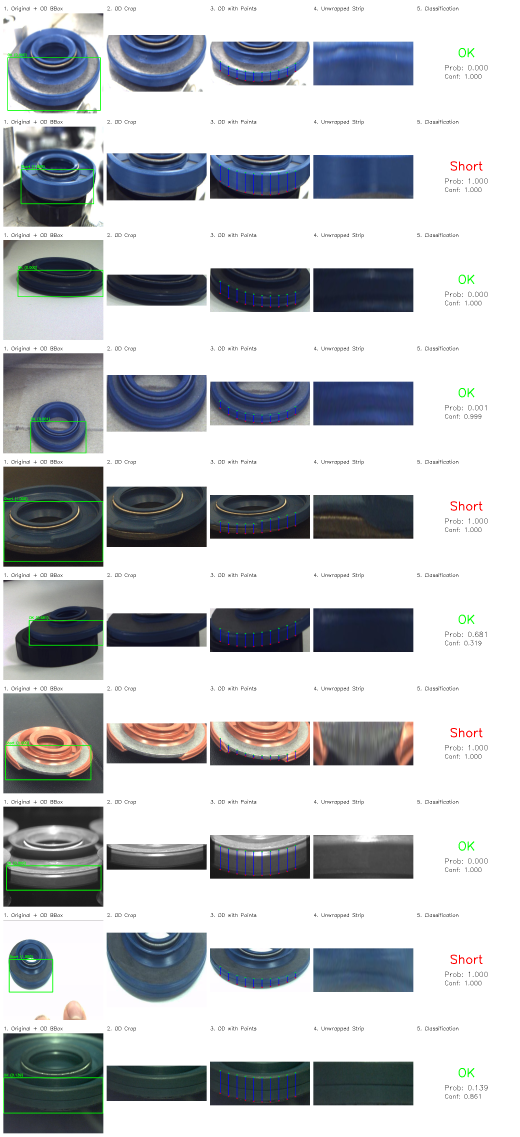
#> input picture visualization_grid_3.png, 1560 x 3410 px (shown at 1/3 size)
$ python ray_profile_extractor.py --input_dir .. --output_dir out
#> lines starting #> are read from the running program, lines starting #| are printed output that depends on the picture; after the words box and inside, x2 and y2 are one past the last pixel; in counts of white or black regions, pixels touching at a corner belong together
#!/usr/bin/env python3
import argparse
import math
import os
from pathlib import Path
from typing import List, Optional, Tuple

import cv2
import numpy as np
import matplotlib.pyplot as plt


def binarize_mask(mask_gray: np.ndarray, threshold: int = 128) -> np.ndarray:
    if mask_gray.dtype != np.uint8:
        mask_gray = mask_gray.astype(np.uint8)
    _, bin_mask = cv2.threshold(mask_gray, threshold, 255, cv2.THRESH_BINARY)
    return (bin_mask // 255).astype(np.uint8)


def march_ray_until_transition(
    bin_mask: np.ndarray,
    origin: Tuple[float, float],
    direction: Tuple[float, float],
    target_transition: Tuple[int, int],
    max_steps: int = 4000,
    step_size: float = 0.5,
) -> Optional[Tuple[float, Tuple[float, float]]]:
    height, width = bin_mask.shape
    ox, oy = origin
    dx, dy = direction

    # Start just outside the image to ensure transition detection is consistent
    prev_val = 0 if not (0 <= int(round(ox)) < width and 0 <= int(round(oy)) < height) else int(bin_mask[int(round(oy)), int(round(ox))])
    t = 0.0
    last_inside = prev_val

    for _ in range(max_steps):
        x = ox + dx * t
        y = oy + dy * t

        ix = int(round(x))
        iy = int(round(y))

        if ix < 0 or ix >= width or iy < 0 or iy >= height:
            # out of bounds
            return None

        cur_val = int(bin_mask[iy, ix])

        if (last_inside, cur_val) == target_transition:
            dist = math.hypot(dx * t, dy * t)
            return dist, (x, y)

        last_inside = cur_val
        t += step_size

    return None


def compute_distances_for_image(
    mask_path: Path,
    output_dir: Path,
    upper_angles_deg: List[float],
    lower_angles_deg: List[float],
    origin: Tuple[float, float] = (256.0, 0.0),
    step_size: float = 0.5,
) -> Tuple[
    List[Optional[float]],  # upper distances
    List[Optional[float]],  # lower distances
    np.ndarray,
    List[Optional[Tuple[float, float]]],  # upper hit points only
    List[Optional[Tuple[float, float]]],  # lower hit points only
]:
    mask_img = cv2.imread(str(mask_path), cv2.IMREAD_GRAYSCALE)
    if mask_img is None:
        raise RuntimeError(f"Failed to read image: {mask_path}")

    bin_mask = binarize_mask(mask_img)

    # Direction: angle relative to +Y (downward). dx = sin(theta), dy = cos(theta)
    def angle_to_dir(theta_deg: float) -> Tuple[float, float]:
        theta = math.radians(theta_deg)
        return math.sin(theta), math.cos(theta)

    upper_distances: List[Optional[float]] = []
    lower_distances: List[Optional[float]] = []
    upper_hits: List[Optional[Tuple[float, float]]] = []
    lower_hits: List[Optional[Tuple[float, float]]] = []

    for theta in upper_angles_deg:
        direction = angle_to_dir(theta)
        res_upper = march_ray_until_transition(
            bin_mask,
            origin,
            direction,
            target_transition=(0, 1),  # black -> white
            step_size=step_size,
        )
        if res_upper is None:
            upper_distances.append(None)
            upper_hits.append(None)
            continue
        dist_up, point_up = res_upper
        upper_distances.append(dist_up)
        upper_hits.append(point_up)

    # For lower set, we also compute independently for completeness (same logic)
    # But per request, these are separate angle sets sampled from the same origin.
    # We'll append in order for lower angles list.
    lower_only_distances: List[Optional[float]] = []
    for theta in lower_angles_deg:
        direction = angle_to_dir(theta)
        # Find black -> white first to ensure we are inside before looking for white -> black
        res_upper = march_ray_until_transition(
            bin_mask,
            origin,
            direction,
            target_transition=(0, 1),
            step_size=step_size,
        )
        if res_upper is None:
            lower_only_distances.append(None)
            lower_hits.append(None)
            continue
        dist_up, point_up = res_upper
        offset_origin = (point_up[0] + direction[0] * 0.5, point_up[1] + direction[1] * 0.5)
        res_lower = march_ray_until_transition(
            bin_mask,
            offset_origin,
            direction,
            target_transition=(1, 0),
            step_size=step_size,
        )
        if res_lower is None:
            lower_only_distances.append(None)
            lower_hits.append(None)
        else:
            dist_low_offset, point_low = res_lower
            absolute_dist_low = dist_up + 0.5 + dist_low_offset
            lower_only_distances.append(absolute_dist_low)
            lower_hits.append(point_low)

    # Return with separate hit lists
    return upper_distances, lower_only_distances, mask_img, upper_hits, lower_hits


def save_csv(path: Path, angles: List[float], distances: List[Optional[float]]) -> None:
    path.parent.mkdir(parents=True, exist_ok=True)
    with path.open("w") as f:
        f.write("angle_deg,distance_px\n")
        for a, d in zip(angles, distances):
            f.write(f"{a},{'' if d is None else d}\n")


# [34 lines left out: function save_overlay, not called in this run]


def save_combined_overlay(
    mask_img: np.ndarray,
    origin: Tuple[float, float],
    upper_angles: List[float],
    upper_hits: List[Optional[Tuple[float, float]]],
    lower_angles: List[float],
    lower_hits: List[Optional[Tuple[float, float]]],
    save_path: Path,
) -> None:
    fig, ax = plt.subplots(figsize=(6, 3))
    ax.imshow(mask_img, cmap="gray")
    ax.scatter([origin[0]], [origin[1]], c="cyan", s=20, label="origin")

    # Draw rays for upper angles
    for idx, theta in enumerate(upper_angles):
        theta_rad = math.radians(theta)
        dx, dy = math.sin(theta_rad), math.cos(theta_rad)
        length = max(mask_img.shape)
        x2 = origin[0] + dx * length
        y2 = origin[1] + dy * length
        ax.plot([origin[0], x2], [origin[1], y2], color="yellow", alpha=0.25, linewidth=1)
        p = upper_hits[idx]
        if p is not None:
            ax.scatter([p[0]], [p[1]], c="lime", s=22, marker="o", label="upper" if idx == 0 else None)

    # Draw rays for lower angles
    for idx, theta in enumerate(lower_angles):
        theta_rad = math.radians(theta)
        dx, dy = math.sin(theta_rad), math.cos(theta_rad)
        length = max(mask_img.shape)
        x2 = origin[0] + dx * length
        y2 = origin[1] + dy * length
        ax.plot([origin[0], x2], [origin[1], y2], color="yellow", alpha=0.25, linewidth=1)
        p = lower_hits[idx]
        if p is not None:
            ax.scatter([p[0]], [p[1]], c="red", s=22, marker="x", label="lower" if idx == 0 else None)

    ax.set_title("Upper (lime) and Lower (red) ray intersections")
    ax.set_xlim([0, mask_img.shape[1]])
    ax.set_ylim([mask_img.shape[0], 0])
    ax.legend(loc="upper right")
    save_path.parent.mkdir(parents=True, exist_ok=True)
    fig.tight_layout()
    fig.savefig(str(save_path), dpi=150)
    plt.close(fig)


def circle_from_3_points(p1: Tuple[float, float], p2: Tuple[float, float], p3: Tuple[float, float]) -> Optional[Tuple[Tuple[float, float], float]]:
    (x1, y1), (x2, y2), (x3, y3) = p1, p2, p3
    temp = x2 * x2 + y2 * y2
    bc = (x1 * x1 + y1 * y1 - temp) / 2.0
    cd = (temp - x3 * x3 - y3 * y3) / 2.0
    det = (x1 - x2) * (y2 - y3) - (x2 - x3) * (y1 - y2)
    if abs(det) < 1e-6:
        return None
    cx = (bc * (y2 - y3) - cd * (y1 - y2)) / det
    cy = ((x1 - x2) * cd - (x2 - x3) * bc) / det
    r = math.hypot(cx - x1, cy - y1)
    return (cx, cy), r


def fit_circle_ransac(
    points: List[Tuple[float, float]],
    iterations: int = 1000,
    inlier_threshold: float = 2.5,
    min_inliers: int = 6,
) -> Optional[Tuple[Tuple[float, float], float, List[int]]]:
    if len(points) < 3:
        return None
    rng = np.random.default_rng(42)
    best: Optional[Tuple[Tuple[float, float], float, List[int]]] = None
    idxs = np.arange(len(points))
    pts = np.asarray(points, dtype=np.float64)
    for _ in range(iterations):
        sample = rng.choice(idxs, size=3, replace=False)
        triplet = [tuple(pts[i]) for i in sample]
        res = circle_from_3_points(triplet[0], triplet[1], triplet[2])
        if res is None:
            continue
        center, radius = res
        dists = np.hypot(pts[:, 0] - center[0], pts[:, 1] - center[1])
        residuals = np.abs(dists - radius)
        inliers = np.where(residuals <= inlier_threshold)[0].tolist()
        if len(inliers) < min_inliers:
            continue
        if best is None or len(inliers) > len(best[2]):
            best = (center, radius, inliers)
    return best


# [109 lines left out: functions intersect_ray_circle, build_strip_polygon, overlay_strip_on_image, build_strip_mask, overlay_mask_on_image, not called in this run]


def find_images(root: Path) -> List[Path]:
    exts = {".png", ".jpg", ".jpeg", ".bmp", ".tif", ".tiff"}
    return [p for p in sorted(root.rglob("*")) if p.is_file() and p.suffix.lower() in exts]


def main():
    parser = argparse.ArgumentParser(description="Extract upper/lower edge distances along specified rays from masks.")
    parser.add_argument("--input_dir", required=True, type=str, help="Directory with mask images")
    parser.add_argument("--output_dir", required=True, type=str, help="Directory to save CSVs and overlays")
    parser.add_argument("--max_samples", type=int, default=5, help="Process at most this many images")
    parser.add_argument("--origin_x", type=float, default=256.0, help="Ray origin x (pixels)")
    parser.add_argument("--origin_y", type=float, default=0.0, help="Ray origin y (pixels)")
    parser.add_argument("--step_size", type=float, default=0.5, help="Ray marching step (pixels)")
    args = parser.parse_args()

    input_dir = Path(args.input_dir)
    output_dir = Path(args.output_dir)
    output_dir.mkdir(parents=True, exist_ok=True)

    images = find_images(input_dir)
    if not images:
        print(f"No images found in {input_dir}")
        return

    # Angle sets (updated per request)
    upper_angles = [-70, -65, -60, -50, -40, -30, -20, 20, 30, 40, 50, 60, 65, 70]
    lower_angles = [-50, -45, -40, -35, -30, -25, -20, 20, 25, 30, 35, 40, 45, 50]

    processed = 0
    for img_path in images:
        try:
            upper_dists, lower_dists, mask_img, upper_points, lower_points = compute_distances_for_image(
                img_path,
                output_dir,
                upper_angles,
                lower_angles,
                origin=(args.origin_x, args.origin_y),
                step_size=args.step_size,
            )
#> in compute_distances_for_image, `mask_img = cv2.imread(str(mask_path), cv2.IMREAD_GRAYSCALE)`:
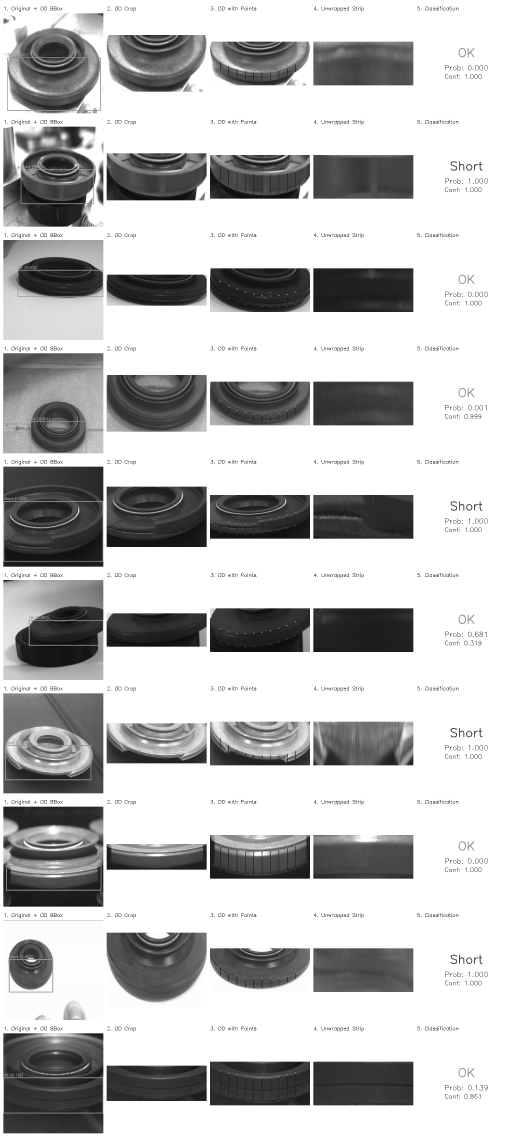
#> mask_img: shape (3410, 1560) (shown at 1/3 size); min 0, max 255, mean 191.8
#> in binarize_mask, `_, bin_mask = cv2.threshold(mask_gray, threshold, 255, cv2.THRESH_BINA..`:
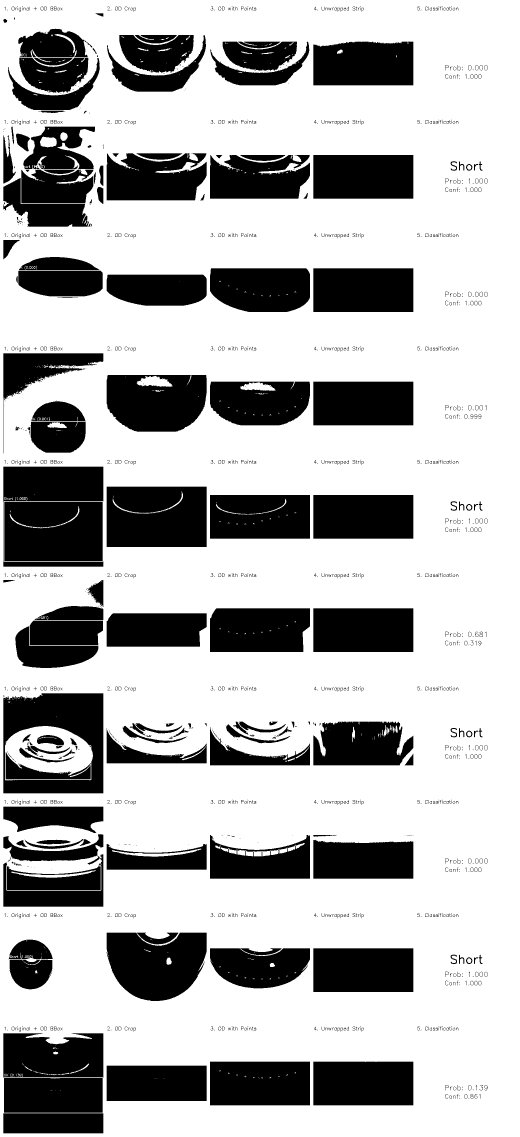
#> bin_mask: shape (3410, 1560) (shown at 1/3 size); 70.6% white; 1396 black regions (681 under 20 px), largest, box (x1, y1, x2, y2) and area: (320, 1460, 620, 1641) 53534, (13, 1505, 308, 1683) 51761, (10, 2080, 310, 2380) 50980
#> the loop in compute_distances_for_image, `for theta in upper_angles_deg:` made 14 passes
#> (dist_up, point_up) on passes 1, 3, 4, 5, 6, 7, 8, 9, 10, 11, 12, 13: (77.5, (183.2, 26.51)), (230.5, (56.38, 115.3)), (138, (150.3, 88.7)), (132.5, (170.8, 101.5)), (123, (194.5, 106.5)), (126.5, (212.7, 118.9)), (387, (388.4, 363.7)), (233.5, (372.8, 202.2)), (57, (292.6, 43.66)), (70, (309.6, 45)), (235, (459.5, 117.5)), (269, (499.8, 113.7))
#> after the loop in compute_distances_for_image, `for theta in upper_angles_deg:`: upper_distances = 14 items
#> the loop in compute_distances_for_image, `for theta in lower_angles_deg:` made 14 passes
#> (dist_up, point_up, dist_low_offset, point_low) on passes 1 to 10: (138, (150.3, 88.7), 1, (149.1, 89.67)), (218.5, (101.5, 154.5), 4, (98.32, 157.7)), (132.5, (170.8, 101.5), 5, (167.3, 105.7)), (126.5, (183.4, 103.6), 5.5, (180, 108.5)), (123, (194.5, 106.5), 6.5, (191, 112.6)), (123.5, (203.8, 111.9), 6, (201.1, 117.8)), (126.5, (212.7, 118.9), 6.5, (210.3, 125.4)), (387, (388.4, 363.7), 101.5, (423.2, 459.5)), (157.5, (322.6, 142.7), 0.5, (323, 143.6)), (233.5, (372.8, 202.2), 297, (521.5, 459.9))
#> after the loop in compute_distances_for_image, `for theta in lower_angles_deg:`: lower_hits = [(149.1, 89.67), (98.32, 157.7), (167.3, 105.7), (180, 108.5), (191, 112.6), (201.1, 117.8), (210.3, 125.4), (423.2, 459.5), (323, 143.6), (521.5, 459.9), (374.7, 169.6), (357.6, 121), (360.7, 104.7), (380.9, 104.8)]; lower_only_distances = [139.5, 223, 138, 132.5, 130, 130, 133.5, 489, 158.5, 531, 207, 158, 148, 163]
#> upper_dists = 14 items; lower_dists has the same summary as lower_only_distances in compute_distances_for_image; upper_points = 14 items; lower_points has the same summary as lower_hits in compute_distances_for_image
        except Exception as e:
            print(f"[ERROR] {img_path}: {e}")
            continue

        stem = img_path.stem
        rel_parent = img_path.parent.name
        save_base = output_dir / f"{rel_parent}_{stem}"

        save_csv(Path(f"{save_base}_upper.csv"), upper_angles, upper_dists)
#> the loop in save_csv, `for a, d in zip(angles, distances):` made 14 passes
#> (a, d) on passes 1 to 12: (-70, 77.5), (-65, None), (-60, 230.5), (-50, 138), (-40, 132.5), (-30, 123), (-20, 126.5), (20, 387), (30, 233.5), (40, 57), (50, 70), (60, 235)
        save_csv(Path(f"{save_base}_lower.csv"), lower_angles, lower_dists)
#> the loop in save_csv (call 2), `for a, d in zip(angles, distances):` made 14 passes
#> (a, d) on passes 1 to 12: (-50, 139.5), (-45, 223), (-40, 138), (-35, 132.5), (-30, 130), (-25, 130), (-20, 133.5), (20, 489), (25, 158.5), (30, 531), (35, 207), (40, 158)
        # Combined overlay with distinct angle sets
        save_combined_overlay(
            mask_img,
            origin=(args.origin_x, args.origin_y),
            upper_angles=upper_angles,
            upper_hits=upper_points,
            lower_angles=lower_angles,
            lower_hits=lower_points,
            save_path=Path(f"{save_base}_combined_overlay.png"),
        )
#> the loop in save_combined_overlay, `for idx, theta in enumerate(upper_angles):` made 14 passes
#> p on passes 1, 3, 4, 5, 6, 7, 8, 9, 10, 11, 12, 13: (183.2, 26.51), (56.38, 115.3), (150.3, 88.7), (170.8, 101.5), (194.5, 106.5), (212.7, 118.9), (388.4, 363.7), (372.8, 202.2), (292.6, 43.66), (309.6, 45), (459.5, 117.5), (499.8, 113.7)
#> the loop in save_combined_overlay, `for idx, theta in enumerate(lower_angles):` made 14 passes
#> in save_combined_overlay, `fig.savefig(str(save_path), dpi=150)`:
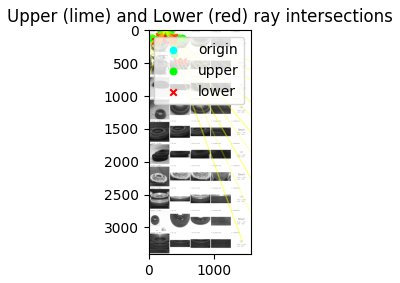
#> figure drawn by matplotlib, 1 panel
        # Fit RANSAC circles on ray-hit points and overlay strip on original image
        upper_hit_points = [p for p in upper_points if p is not None]
#> upper_hit_points = [(183.2, 26.51), (56.38, 115.3), (150.3, 88.7), (170.8, 101.5), (194.5, 106.5), (212.7, 118.9), (388.4, 363.7), (372.8, 202.2), (292.6, 43.66), (309.6, 45), (459.5, 117.5), (499.8, 113.7), (326.9, 25.82)]
        lower_hit_points = [p for p in lower_points if p is not None]
#> lower_hit_points has the same summary as lower_hits in compute_distances_for_image

        fit_upper = fit_circle_ransac(upper_hit_points) if len(upper_hit_points) >= 3 else None
#> in fit_circle_ransac, `idxs = np.arange(len(points))`: idxs = [0, 1, 2, 3, 4, 5, 6, 7, 8, 9, 10, 11, 12]
#> in fit_circle_ransac, `pts = np.asarray(points, dtype=np.float64)`: pts = 13 rows, first 8: [183.2, 26.51], [56.38, 115.3], [150.3, 88.7], [170.8, 101.5], [194.5, 106.5], [212.7, 118.9], [388.4, 363.7], [372.8, 202.2]
#> the loop in fit_circle_ransac, `for _ in range(iterations):` made 1000 passes
#> (sample, x1 in circle_from_3_points, y1 in circle_from_3_points, x2 in circle_from_3_points, y2 in circle_from_3_points, x3 in circle_from_3_points, y3 in circle_from_3_points, temp in circle_from_3_points) on passes 1 to 3: ([8, 0, 9], 292.6, 43.66, 183.2, 26.51, 309.6, 45, 34255.2), ([1, 12, 9], 56.38, 115.3, 326.9, 25.82, 309.6, 45, 107561), ([5, 11, 9], 212.7, 118.9, 499.8, 113.7, 309.6, 45, 262721)
        fit_lower = fit_circle_ransac(lower_hit_points) if len(lower_hit_points) >= 3 else None

        if fit_upper and fit_lower:
            (cux, cuy), ru, inliers_u = fit_upper
            (clx, cly), rl, inliers_l = fit_lower
            # Map mask path to original image path
            mask_str = str(img_path)
            img_str = mask_str.replace("/masks/", "/images/")
            img_str = img_str.replace("_mask.png", ".png")
            image_bgr = cv2.imread(img_str, cv2.IMREAD_COLOR)
            if image_bgr is not None:
                h, w = image_bgr.shape[:2]
                x_min = int(0.05 * w)
                x_max = int(0.95 * w)
                strip_mask = build_strip_mask(
                    shape=(h, w),
                    upper_center=(cux, cuy),
                    upper_radius=ru,
                    lower_center=(clx, cly),
                    lower_radius=rl,
                    x_min=x_min,
                    x_max=x_max,
                )
                blended = overlay_mask_on_image(image_bgr, strip_mask, color_bgr=(0, 255, 0), alpha=0.35)
                cv2.imwrite(str(Path(f"{save_base}_strip_on_image.png")), blended)

            # Save fitted circles debug overlay on mask
            fig, ax = plt.subplots(figsize=(6, 3))
            ax.imshow(mask_img, cmap="gray")
            theta = np.linspace(0, 2 * np.pi, 360)
            ax.plot(cux + ru * np.cos(theta), cuy + ru * np.sin(theta), 'g-', alpha=0.6, label='upper circle')
            ax.plot(clx + rl * np.cos(theta), cly + rl * np.sin(theta), 'r-', alpha=0.6, label='lower circle')
            if upper_hit_points:
                uxy = np.array(upper_hit_points)
                ax.scatter(uxy[:, 0], uxy[:, 1], c='lime', s=10)
            if lower_hit_points:
                lxy = np.array(lower_hit_points)
                ax.scatter(lxy[:, 0], lxy[:, 1], c='red', s=10)
            ax.legend(loc='upper right')
            fig.tight_layout()
            fig.savefig(str(Path(f"{save_base}_fitted_circles.png")), dpi=150)
            plt.close(fig)
        print(f"Processed: {img_path}")
        processed += 1
        if processed >= args.max_samples:
            break

    print(f"Done. Saved outputs to: {output_dir}")


if __name__ == "__main__":
    main()
